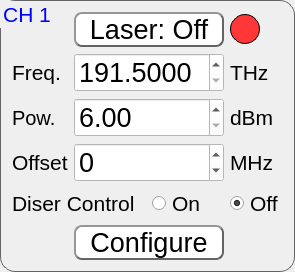
         <widget class="QGroupBox" name="groupBox">
          <property name="font">
           <font>
            <pointsize>16</pointsize>
           </font>
          </property>
          <property name="styleSheet">
           <string notr="true">QGroupBox{
border-color: rgb(100, 100, 100);
border-width: 1px;        
border-style: solid;
border-radius: 15px;
}
QGroupBox:title{
color: rgb(0, 0, 255);
}</string>
          </property>
          <property name="title">
           <string>CH 1</string>
          </property>
          <layout class="QGridLayout" name="gridLayout_3">
           <item row="0" column="1" colspan="2">
            <widget class="QPushButton" name="laser_1">
             <property name="minimumSize">
              <size>
               <width>150</width>
               <height>0</height>
              </size>
             </property>
             <property name="font">
              <font>
               <pointsize>20</pointsize>
              </font>
             </property>
             <property name="styleSheet">
              <string notr="true">QPushButton{
	border-color: rgb(100, 100, 100);
	font: 20pt &quot;MS Shell Dlg 2&quot;;
	border-width: 2px;        
	border-style: outset;
	border-radius: 8px;
	background-color: rgb(255, 255, 255);
}
QPushButton:hover{
	background-color: rgb(225, 240, 255);
}
QPushButton:pressed{
	background-color: rgb(245, 245, 245);
}

</string>
             </property>
             <property name="text">
              <string>Laser: Off</string>
             </property>
             <property name="checkable">
              <bool>true</bool>
             </property>
            </widget>
           </item>
           <item row="0" column="3">
            <widget class="QLabel" name="led_1">
             <property name="minimumSize">
              <size>
               <width>30</width>
               <height>30</height>
              </size>
             </property>
             <property name="maximumSize">
              <size>
               <width>30</width>
               <height>30</height>
              </size>
             </property>
             <property name="styleSheet">
              <string notr="true">border-color: rgb(0, 0, 0);
border-width: 1px;        
border-style: solid;
border-radius: 15px;
background-color: rgb(255, 55, 55);

</string>
             </property>
             <property name="text">
              <string/>
             </property>
            </widget>
           </item>
           <item row="1" column="0">
            <widget class="QLabel" name="freq_label_1">
             <property name="font">
              <font>
               <pointsize>16</pointsize>
              </font>
             </property>
             <property name="text">
              <string>Freq.</string>
             </property>
            </widget>
           </item>
           <item row="1" column="1" colspan="2">
            <widget class="QDoubleSpinBox" name="freq_1">
             <property name="font">
              <font>
               <pointsize>20</pointsize>
              </font>
             </property>
             <property name="styleSheet">
              <string notr="true">background-color: rgb(255, 255, 255);</string>
             </property>
             <property name="decimals">
              <number>4</number>
             </property>
             <property name="minimum">
              <double>191.500000000000000</double>
             </property>
             <property name="maximum">
              <double>196.250000000000000</double>
             </property>
             <property name="singleStep">
              <double>0.100000000000000</double>
             </property>
            </widget>
           </item>
           <item row="1" column="3">
            <widget class="QLabel" name="freq_unit_1">
             <property name="minimumSize">
              <size>
               <width>50</width>
               <height>0</height>
              </size>
             </property>
             <property name="font">
              <font>
               <pointsize>16</pointsize>
              </font>
             </property>
             <property name="text">
              <string>THz</string>
             </property>
            </widget>
           </item>
           <item row="2" column="0">
            <widget class="QLabel" name="label_3">
             <property name="font">
              <font>
               <pointsize>15</pointsize>
              </font>
             </property>
             <property name="text">
              <string>Pow.</string>
             </property>
            </widget>
           </item>
           <item row="2" column="1" colspan="2">
            <widget class="QDoubleSpinBox" name="power_1">
             <property name="font">
              <font>
               <pointsize>20</pointsize>
              </font>
             </property>
             <property name="styleSheet">
              <string notr="true">background-color: rgb(255, 255, 255);</string>
             </property>
             <property name="decimals">
              <number>2</number>
             </property>
             <property name="minimum">
              <double>6.000000000000000</double>
             </property>
             <property name="maximum">
              <double>15.500000000000000</double>
             </property>
             <property name="singleStep">
              <double>0.500000000000000</double>
             </property>
            </widget>
           </item>
           <item row="2" column="3">
            <widget class="QLabel" name="label_5">
             <property name="font">
              <font>
               <pointsize>16</pointsize>
              </font>
             </property>
             <property name="text">
              <string>dBm</string>
             </property>
            </widget>
           </item>
           <item row="3" column="0">
            <widget class="QLabel" name="label_4">
             <property name="font">
              <font>
               <pointsize>16</pointsize>
              </font>
             </property>
             <property name="text">
              <string>Offset</string>
             </property>
            </widget>
           </item>
           <item row="3" column="1" colspan="2">
            <widget class="QSpinBox" name="offset_1">
             <property name="font">
              <font>
               <pointsize>20</pointsize>
              </font>
             </property>
             <property name="styleSheet">
              <string notr="true">background-color: rgb(255, 255, 255);</string>
             </property>
             <property name="minimum">
              <number>-12000</number>
             </property>
             <property name="maximum">
              <number>12000</number>
             </property>
             <property name="singleStep">
              <number>250</number>
             </property>
             <property name="value">
              <number>0</number>
             </property>
            </widget>
           </item>
           <item row="3" column="3">
            <widget class="QLabel" name="label_6">
             <property name="font">
              <font>
               <pointsize>16</pointsize>
              </font>
             </property>
             <property name="text">
              <string>MHz</string>
             </property>
            </widget>
           </item>
           <item row="4" column="0" colspan="2">
            <widget class="QLabel" name="label">
             <property name="font">
              <font>
               <pointsize>16</pointsize>
              </font>
             </property>
             <property name="text">
              <string>Diser Control</string>
             </property>
            </widget>
           </item>
           <item row="4" column="2">
            <widget class="QRadioButton" name="diser_on_1">
             <property name="font">
              <font>
               <pointsize>16</pointsize>
              </font>
             </property>
             <property name="text">
              <string>On</string>
             </property>
            </widget>
           </item>
           <item row="4" column="3">
            <widget class="QRadioButton" name="diser_off_1">
             <property name="font">
              <font>
               <pointsize>16</pointsize>
              </font>
             </property>
             <property name="text">
              <string>Off</string>
             </property>
             <property name="checked">
              <bool>true</bool>
             </property>
            </widget>
           </item>
           <item row="5" column="1" colspan="2">
            <widget class="QPushButton" name="config_1">
             <property name="font">
              <font>
               <pointsize>20</pointsize>
              </font>
             </property>
             <property name="styleSheet">
              <string notr="true">QPushButton{
border-color: rgb(100, 100, 100);
font: 20pt &quot;MS Shell Dlg 2&quot;;
border-width: 2px;        
border-style: outset;
border-radius: 8px;
background-color: rgb(255, 255, 255);
}
QPushButton:hover{
background-color: rgb(225, 240, 255);
}
QPushButton:pressed{
background-color: rgb(245, 245, 245);
}
</string>
             </property>
             <property name="text">
              <string>Configure</string>
             </property>
            </widget>
           </item>
          </layout>
         </widget>
